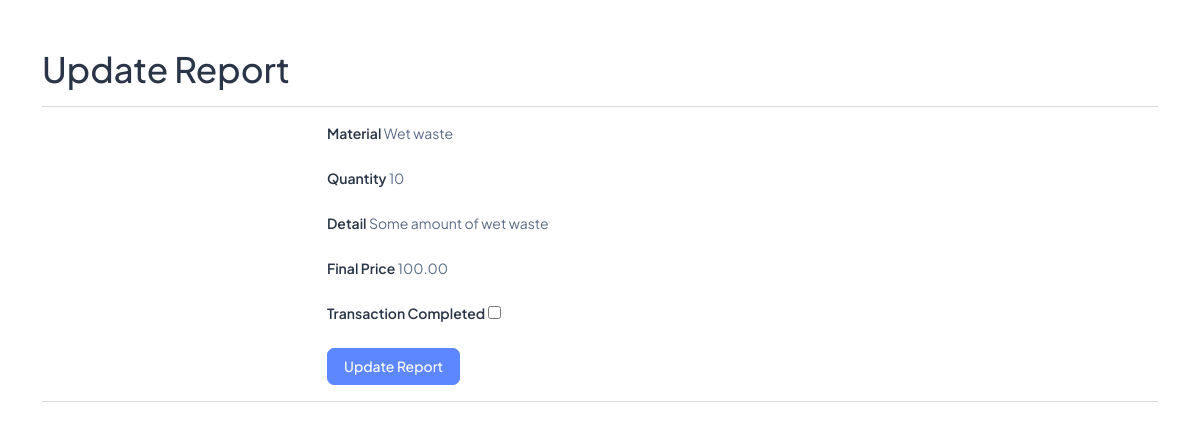
Screenshot of /update-report/6/ with the database file from the repository.
### base/models.py (models this page shows, shortened)
class CollectorReport(models.Model):
    collector = models.ForeignKey(User, on_delete=models.CASCADE, default=None)
    client_request = models.OneToOneField('ClientRequest', on_delete=models.CASCADE, default=None, unique=True)
    material = models.TextField(default=None)
    quantity = models.IntegerField(default=None)
    detail = models.TextField(default=None)
    finalprice = models.DecimalField(max_digits=10, decimal_places=2, null=True, blank=True)
    confirmation_from_client = models.BooleanField(default=False)
    transaction_completed = models.BooleanField(default=False)
    timestamp = models.DateTimeField(auto_now_add=True)

### base/views.py (the view)
# urls.py: path('update-report/<int:report_id>/', views.update_report, name='update_report'),
def update_report(request, report_id):
    report = get_object_or_404(CollectorReport, id=report_id)
    if request.method == 'POST':
        form = ReportForm(request.POST, instance=report)
        if report.confirmation_from_client:
            form = ReportForm2(request.POST, instance=report)
        if form.is_valid():
            form.save()
            return redirect('reports')  # Redirect to the report page after updating
    else:
        if report.confirmation_from_client:
            form = ReportForm2(instance=report)
        else:
            form = ReportForm(instance=report)
    return render(request, 'updateForm.html', {'form': form, 'report': report})

### base/forms.py
class ReportForm2(forms.ModelForm):
    class Meta:
        model = CollectorReport
        fields = ['transaction_completed']

### base/templates/updateForm.html (shortened to what this page needs)
{% extends 'base.html' %}
{% block content %}
  <div class="container mt-5">
    <h1>Update Report</h1>
    <hr>
    <div class="row justify-content-center">
      <div class="col-md-6">
        <form method="post">
          <div class="mb-3">
            <label for="id_material" class="form-label">Material</label>
            {{ report.material }}
          </div>
          <div class="mb-3">
            <label for="id_quantity" class="form-label">Quantity</label>
            {{ report.quantity }}
          </div>
          <div class="mb-3">
            <label for="id_detail" class="form-label">Detail</label>
            {{ report.detail }}
          </div>
          <div class="mb-3">
            <label for="id_finalprice" class="form-label">Final Price</label>
            {{ report.finalprice }}
          </div>
          {% if report.confirmation_from_client %}
          <div class="mb-3">
            <label for="id_finalprice" class="form-label">Transaction Completed</label>
            <input type="checkbox" name="transaction_completed" id="Transaction">
          </div>
          {% endif %}
          <button type="submit" class="btn btn-primary">Update Report</button>
        </form>
      </div>
    </div>
    <hr>
  </div>
{% endblock %}

### rows the page displays
CollectorReport: material "Wet waste", quantity "10", detail "Some amount of wet waste", finalprice "100.00"
